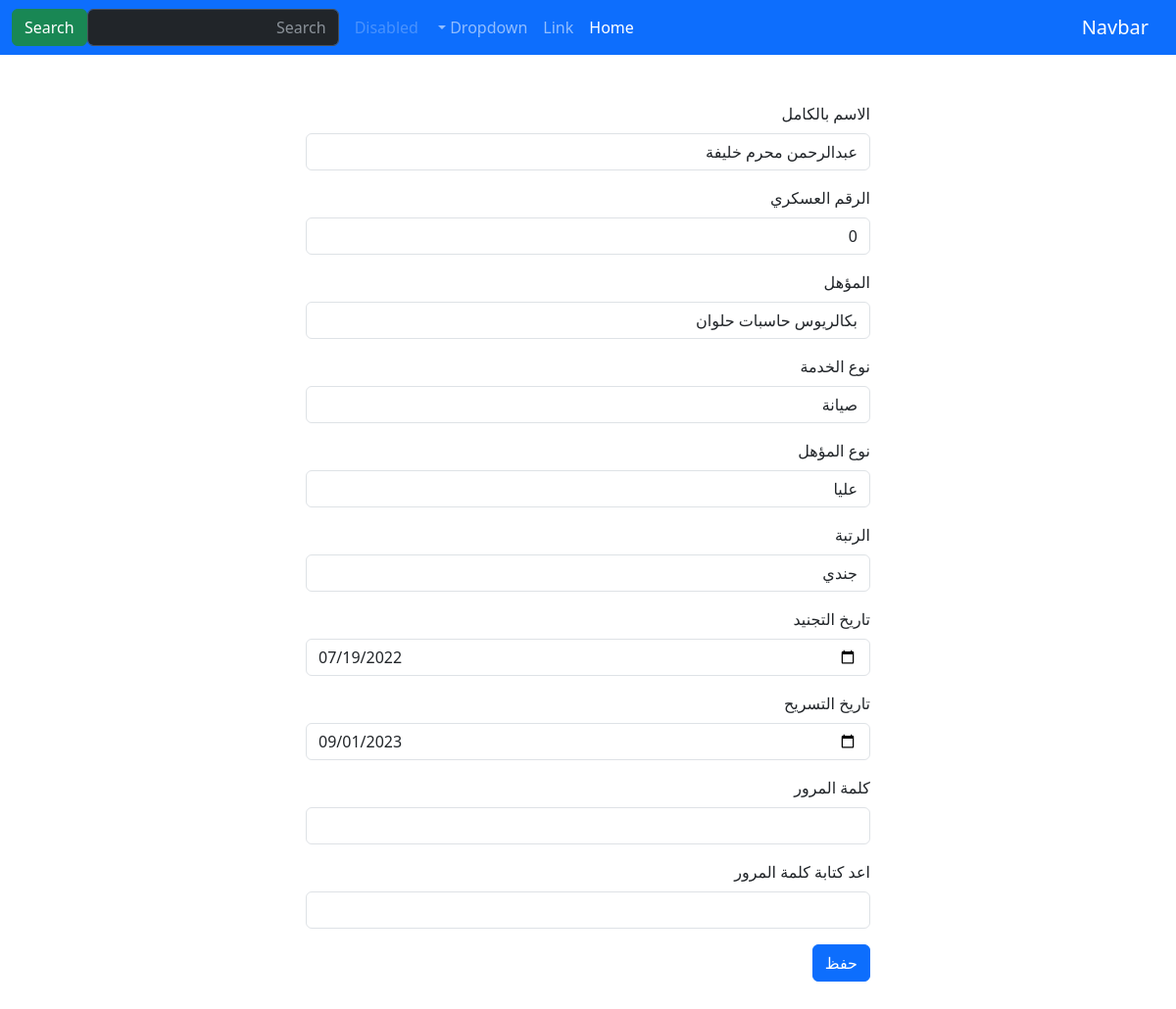
The page /accounts/edit/0/ (signed in) on the database its author committed.
### accounts/models.py (models this page shows, shortened)
class User(AbstractBaseUser):
    fullname        = models.CharField(max_length=50,verbose_name="Full Name",unique=False)
    militry_id      = models.CharField(unique = True, max_length=30)
    password        = models.CharField(max_length=150)
    is_active       = models.BooleanField(default=True)
    is_staff        = models.BooleanField(default=False)
    is_superuser    = models.BooleanField(default=False)
    moahl           = models.CharField(max_length=150, null=True)
    moahl_type      = models.ForeignKey(Moahl_Type, null=True, on_delete=models.PROTECT)
    rank            = models.ForeignKey(Rank, null=True, on_delete=models.PROTECT)
    work_category   = models.ForeignKey(Work_Category, null=True, on_delete=models.PROTECT)
    tagned_date     = models.DateField(null=True, blank=True)
    end_date        = models.DateField(null=True, blank=True)
    USERNAME_FIELD  = 'militry_id'
    REQUIRED_FIELDS = ['fullname']
    objects = accountManager()

class Work_Category (models.Model):
    name    = models.CharField(max_length=20)
    def __str__(self):
        return self.name

class Moahl_Type(models.Model):
    name        = models.CharField(max_length=20)
    duration    = models.FloatField()
    def __str__(self):
        return self.name

class Rank (models.Model):
    name    = models.CharField(max_length=20)
    rank    = models.IntegerField()
    def __str__(self):
        return self.name

### accounts/views.py (the view, shortened to what this page needs)
# urls.py: path("edit/<str:militry_id>/",views.edit, name="edit"),
@login_required
def edit(request, militry_id):
    user = User.objects.get(militry_id=militry_id)
    return render(request,"accounts/addUser.html",{"u":user,
                                                   "workCategories":Work_Category.objects.all(),
                                                    "moahltypes":Moahl_Type.objects.all(),
                                                    "ranks":Rank.objects.all()
                                                })

### accounts/templates/accounts/addUser.html (shortened to what this page needs)
{% extends 'base.html' %}
{% block body %}
<div class="container w-50 my-5">
    <div class="row">
        <form method="post">
            {% include "userform.html" with user=u workCategories=workCategories moahltypes=moahltypes ranks=ranks %}
            {% if u %}
                <button class="btn btn-primary" type="submit">حفظ</button>
            {% else %}
                <button class="btn btn-primary" type="submit">حفظ</button>
                <button class="btn btn-primary" name="_submit" type="submit">حفظ و اضافة أخر</button>
            {% endif %}
        </form>
    </div>
</div>
{% endblock body %}

### templates/userform.html (shortened to what this page needs)
<div class="mb-3">
    <label for="exampleInputFullname" class="form-label">الاسم بالكامل</label>
    <input type="text" value="{{user.fullname}}" name="fullname" class="form-control" id="exampleInputFullname">
  </div>
  <div class="mb-3">
    <label for="exampleInputmilitry_id" class="form-label">الرقم العسكري</label>
    <input type="text" class="form-control" value="{{user.militry_id}}" name="militry_id" id="exampleInputmilitry_id" aria-describedby="militry_id">
  </div>
  <div class="mb-3">
    <label for="exampleInputmoahl" class="form-label">المؤهل</label>
    <input type="text" class="form-control" id="exampleInputmoahl" value="{{user.moahl}}" name="moahl">
  </div>
  <div class="mb-3">
    <label for="workCategories" class="form-label">نوع الخدمة</label>
    <select value="{{user.work_category}}" name="work_category" class="form-control" id="workCategories">
      <option value="{{user.work_category.id}}">{{user.work_category}}</option>
    </select>
  </div>
  <div class="mb-3">
    <label for="moahltypes" class="form-label">نوع المؤهل</label>
    <select name="moahl_type" class="form-control" id="moahltypes">
      <option value="{{user.moahl_type.id}}">{{user.moahl_type}}</option>
    </select>
  </div>
  <div class="mb-3">
    <label for="ranks" class="form-label">الرتبة</label>
    <select name="rank" class="form-control" id="ranks">
      <option value="{{user.rank.id}}">{{user.rank}}</option>
    </select>
  </div>
  <div class="mb-3">
    <label for="exampleInputTagnedDate" class="form-label">تاريخ التجنيد</label>
    <input type="date" value="{{user.tagned_date|date:'Y-m-d'}}" name="tagned_date" class="form-control" id="exampleInputTagnedDate">
  </div>
  <div class="mb-3">
    <label for="exampleInputEmail1" class="form-label">تاريخ التسريح</label>
    <input type="date" value="{{user.end_date|date:'Y-m-d'}}" name="end_date" class="form-control" id="exampleInputEmail1">
  </div>
  <div class="mb-3">
    <label for="password" class="form-label">كلمة المرور</label>
    <input type="password" class="form-control" name="password" id="password" aria-describedby="password">
  </div>
  <div class="mb-3">
    <label for="retypepassword" class="form-label">اعد كتابة كلمة المرور</label>
    <input type="password" class="form-control" id="retypepassword" name="retypepassword" aria-describedby="retypepassword">
  </div>

### rows shown on the page
User: fullname "عبدالرحمن محرم خليفة", militry_id "0", moahl "بكالريوس حاسبات حلوان", work_category "صيانة", moahl_type "عليا", rank "جندي", tagned_date "07/19/2022", end_date "09/01/2023"
